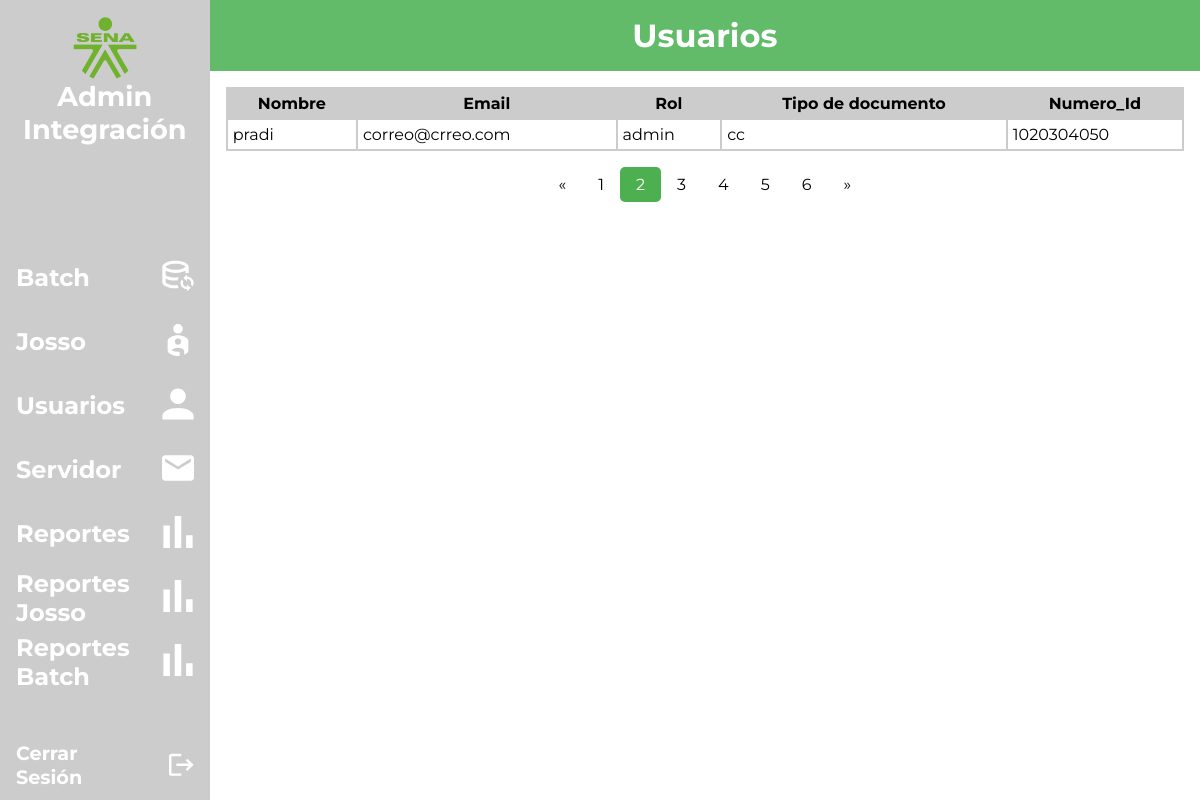
The page /views/users.php (signed in) on the database its author committed.
### tables this page shows
CREATE TABLE IF NOT EXISTS `users` (
  `id` int NOT NULL AUTO_INCREMENT,
  `name` varchar(50) NOT NULL,
  `email` varchar(60) NOT NULL,
  `role` enum('admin','reader') NOT NULL,
  `tipe_id` enum('cc','ti','ce','pep','ppt') NOT NULL,
  `num_id` bigint NOT NULL,
  `password` varchar(100) NOT NULL,
  `date_created` timestamp NOT NULL DEFAULT CURRENT_TIMESTAMP ON UPDATE CURRENT_TIMESTAMP,
  `date_updated` datetime DEFAULT NULL,
  PRIMARY KEY (`id`)
);

### app/controllers/users/list_users.php (called while the page is built)
<?php
    require_once '../app/config.php';
    $sql = "SELECT * FROM users";
    $stmt = $pdo->query($sql);
?>

### views/users/show_users.php (the view)
<?php
    require_once '../app/controllers/users/list_users.php';
?>
<div class="container-users">
    <div class="content-users">
        <table class="customTable">
            <thead>
                <tr>
                    <th>Nombre</th>
                    <th>Email</th>
                    <th>Rol</th>
                    <th>Tipo de documento</th>
                    <th>Numero_Id</th>
                </tr>
            </thead>
            <tbody>
                <?php while ($row = $stmt->fetch(PDO::FETCH_ASSOC)) { ?>
                <tr>
                    <td><?php echo $row['name']; ?></td>
                    <td><?php echo $row['email']; ?></td>
                    <td><?php echo $row['role']; ?></td>
                    <td><?php echo $row['tipe_id']; ?></td>
                    <td><?php echo $row['num_id']; ?></td>
                </tr>
                <?php } ?>
            </tbody>
        </table>
        <div class="pagination">
            <a href="#">&laquo;</a>
            <a href="#">1</a>
            <a href="#" class="active">2</a>
            <a href="#">3</a>
            <a href="#">4</a>
            <a href="#">5</a>
            <a href="#">6</a>
            <a href="#">&raquo;</a>
        </div>
    </div>
</div>

### layouts/css/styles_layouts.css (style rules this page uses)
a { list-style: none; text-decoration: none; }

### views/users/css/styles.css (style rules this page uses)
.container-users { display: flex; }
.content-users { padding: 1em; width: 100%; }
table.customTable { padding: 3em; width: 100%; background-color: #FFFFFF; border-collapse: collapse; border-width: 2px; border-color: #CCCCCC; border-style: solid; color: #000000; }
table.customTable td, table.customTable th { border-width: 2px; border-color: #CCCCCC; border-style: solid; padding: 5px; }
table.customTable thead { background-color: #CCCCCC; }
.pagination { margin-top: 1em; display: flex; width: 100%; justify-content: center; }
.pagination a { color: black; float: left; padding: 8px 16px; text-decoration: none; }
.pagination a.active { background-color: #4CAF50; color: white; border-radius: 5px; }

### assets/main.css (style rules this page uses)
* { padding: 0; margin: 0; box-sizing: border-box; font-family: 'Montserrat'; }
:root { --primary-color: #61bb68; }

### rows shown on the page
users: name "pradi", email "correo@crreo.com", role "admin", tipe "cc", num "1020304050"
